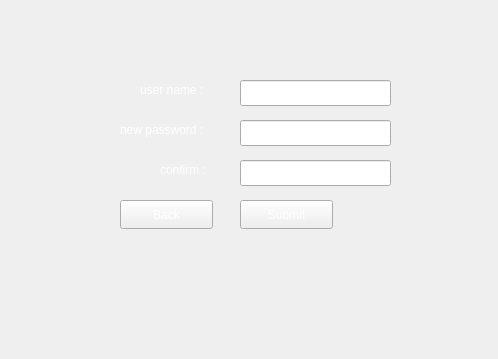
<?xml version="1.0" encoding="UTF-8"?>
<ui version="4.0">
 <class>ResetPassword</class>
 <widget class="QWidget" name="ResetPassword">
  <property name="geometry">
   <rect>
    <x>0</x>
    <y>0</y>
    <width>498</width>
    <height>359</height>
   </rect>
  </property>
  <property name="windowTitle">
   <string>Form</string>
  </property>
  <property name="styleSheet">
   <string notr="true"/>
  </property>
  <widget class="QLabel" name="passwordLabel">
   <property name="geometry">
    <rect>
     <x>120</x>
     <y>120</y>
     <width>101</width>
     <height>20</height>
    </rect>
   </property>
   <property name="styleSheet">
    <string notr="true">background-image: url(:/images/panj.jpg);
color: rgb(255, 255, 255);</string>
   </property>
   <property name="text">
    <string>new password :</string>
   </property>
  </widget>
  <widget class="QLineEdit" name="newPasswordLineEdit">
   <property name="geometry">
    <rect>
     <x>240</x>
     <y>120</y>
     <width>151</width>
     <height>26</height>
    </rect>
   </property>
   <property name="styleSheet">
    <string notr="true">background-image: url(:/images/sade.jpg);</string>
   </property>
  </widget>
  <widget class="QLabel" name="confirmLabel">
   <property name="geometry">
    <rect>
     <x>160</x>
     <y>160</y>
     <width>61</width>
     <height>20</height>
    </rect>
   </property>
   <property name="styleSheet">
    <string notr="true">background-image: url(:/images/panj.jpg);
color: rgb(255, 255, 255);</string>
   </property>
   <property name="text">
    <string>confirm :</string>
   </property>
  </widget>
  <widget class="QLineEdit" name="confirmPasswordLineEdit">
   <property name="geometry">
    <rect>
     <x>240</x>
     <y>160</y>
     <width>151</width>
     <height>26</height>
    </rect>
   </property>
   <property name="styleSheet">
    <string notr="true">background-image: url(:/images/sade.jpg);</string>
   </property>
   <property name="text">
    <string/>
   </property>
  </widget>
  <widget class="QPushButton" name="submitButton">
   <property name="geometry">
    <rect>
     <x>240</x>
     <y>200</y>
     <width>93</width>
     <height>29</height>
    </rect>
   </property>
   <property name="styleSheet">
    <string notr="true">background-image: url(:/images/panj.jpg);
color: rgb(255, 255, 255);</string>
   </property>
   <property name="text">
    <string>Submit</string>
   </property>
  </widget>
  <widget class="QLabel" name="usernameLabel">
   <property name="geometry">
    <rect>
     <x>140</x>
     <y>80</y>
     <width>81</width>
     <height>20</height>
    </rect>
   </property>
   <property name="styleSheet">
    <string notr="true">background-image: url(:/images/panj.jpg);
color: rgb(255, 255, 255);</string>
   </property>
   <property name="text">
    <string>user name :</string>
   </property>
  </widget>
  <widget class="QLineEdit" name="usernameLineEdit">
   <property name="geometry">
    <rect>
     <x>240</x>
     <y>80</y>
     <width>151</width>
     <height>26</height>
    </rect>
   </property>
   <property name="styleSheet">
    <string notr="true">background-image: url(:/images/sade.jpg);</string>
   </property>
   <property name="text">
    <string/>
   </property>
  </widget>
  <widget class="QPushButton" name="backButton">
   <property name="geometry">
    <rect>
     <x>120</x>
     <y>200</y>
     <width>93</width>
     <height>29</height>
    </rect>
   </property>
   <property name="styleSheet">
    <string notr="true">background-image: url(:/images/panj.jpg);
color: rgb(255, 255, 255);</string>
   </property>
   <property name="text">
    <string>Back</string>
   </property>
  </widget>
 </widget>
 <resources/>
 <connections/>
</ui>
